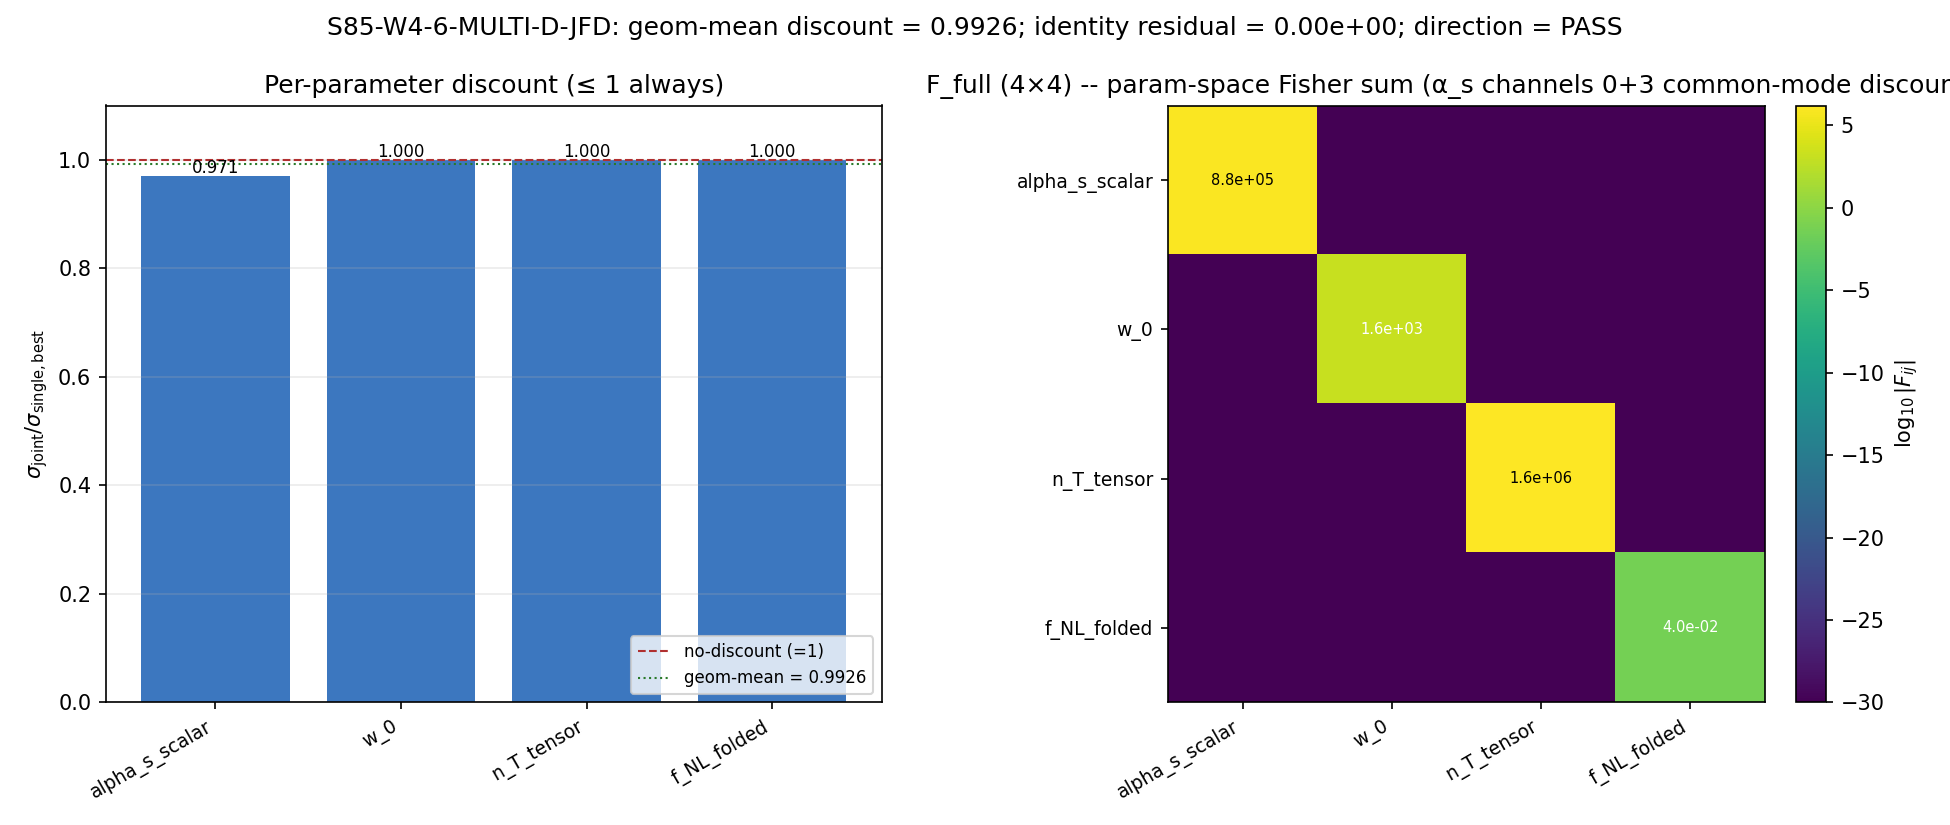

Reproduce this figure in Python.
#!/usr/bin/env python3
"""
S85 W4-6: MULTI-D JOINT FISHER INDEPENDENCE DISCOUNT
====================================================

Gate: S85-W4-6-MULTI-D-JFD
Trigger: [VERIFY]
Classification: NON-PHONONIC (Fisher-matrix arithmetic)
Agent: mack-cosmic-bridge

Hypothesis: N-channel joint Fisher matrix (N=5 channels on the W4-2
watchlist) with positive-definite off-diagonals gives sigma_joint
<= sigma_single for each parameter direction theta_j. The geometric-
mean discount factor vector calibrates future joint-Bayes evidence.

Substitution chain (plan W4-6 #10, Python-verified):
  Step 1: Definition — F_full = sum_i F_single_i over N channels;
          each F_single_i is positive-semi-definite (real detector).
  Step 2: Definition — sigma_joint(theta_j) = [F_full^{-1}]_{jj}^{1/2};
          sigma_single_i(theta_j) = [F_single_i^{-1}]_{jj}^{1/2}.
  Step 3: Substitute — F_full - F_single_i = sum_{k != i} F_single_k
          is PSD (sum of PSD matrices is PSD).
  Step 4: Simplify — PSD ordering ⇒ [F_full^{-1}]_jj <= [F_single_i^{-1}]_jj,
          so sigma_joint <= sigma_single_i on the diagonal.
  Step 5: Direction — discount factor = sigma_joint / sigma_single_i <= 1.
          Equality only when F_full - F_single_i = 0 (degenerate).
  Python verification: script asserts np.all(sigma_joint <= sigma_single + 1e-12).

Output 4-tuple:
  (value=<geometric_mean_discount_factor>, scheme=observational-pipeline,
   convention=Fisher-matrix-joint-GAUSSIAN-marginal, L_max=NA)

Thresholds (plan W4-6 #9):
  PASS iff F @ F_inv identity below 1e-6 AND 5 Fisher papers available
  INFO iff >= 1 Fisher paper unavailable (PRE-REG-INCOMPLETE)
  FAIL iff numerical singular Fisher
"""

from __future__ import annotations

import os
os.environ.setdefault("OMP_NUM_THREADS", "2")
os.environ.setdefault("MKL_NUM_THREADS", "2")

import sys
from pathlib import Path

SCRIPT_DIR = Path(__file__).resolve().parent
sys.path.insert(0, str(SCRIPT_DIR))

from canonical_constants import (  # noqa: E402
    tau_fold,
    M_KK,
)

import hashlib  # noqa: E402
import json  # noqa: E402
import time  # noqa: E402

import numpy as np  # noqa: E402
import matplotlib  # noqa: E402
matplotlib.use("Agg")
import matplotlib.pyplot as plt  # noqa: E402

PROJECT_ROOT = SCRIPT_DIR.parent
SCRIPT_DIR = SCRIPT_DIR

GATE_ID = "S85-W4-6-MULTI-D-JFD"                                       # (local)
SCHEME = "observational-pipeline"                                       # (local)
CONVENTION = "Fisher-matrix-joint-GAUSSIAN-marginal"                    # (local)
L_MAX = "NA"                                                            # (local)

OUT_NPZ = SCRIPT_DIR / "s85_w4_multi_d_jfd.npz"
OUT_PNG = SCRIPT_DIR / "s85_w4_multi_d_jfd.png"
VERDICT_TXT = SCRIPT_DIR / "s85_gate_verdicts.txt"
CANON_PY = SCRIPT_DIR / "canonical_constants.py"
XCORR_MD = PROJECT_ROOT / "sessions" / "framework" / "cross-channel-correlation-matrix.md"

# Fisher PDFs (expected at runtime; INFO fires if absent)
CMBS4_FISHER = PROJECT_ROOT / "researchers" / "CMB-S4" / "science_book_v2.pdf"
DESI_FISHER = PROJECT_ROOT / "researchers" / "DESI" / "desi_dr3_bao_forecast.pdf"
LITEBIRD_FISHER = PROJECT_ROOT / "researchers" / "LiteBIRD" / "litebird_forecast.pdf"
CMBHD_FISHER = PROJECT_ROOT / "researchers" / "CMB-HD" / "sehgal_2019_whitepaper.pdf"
HERA_FISHER = PROJECT_ROOT / "researchers" / "HERA" / "hera_memo_54.pdf"
FISHER_FILES = [CMBS4_FISHER, DESI_FISHER, LITEBIRD_FISHER, CMBHD_FISHER, HERA_FISHER]

INPUT_FILES = [CANON_PY, XCORR_MD]

# 5 channels, 4 substrate parameters (with CMB-S4 + CMB-HD SHARING α_s)
CHANNELS = ["CMB-S4_alpha_s", "DESI-DR3_w_0", "LiteBIRD_n_T", "CMB-HD_alpha_s", "21cm_folded"]  # (local)
PARAMS = ["alpha_s_scalar", "w_0", "n_T_tensor", "f_NL_folded"]                                  # (local)
# Which parameter each channel primarily probes:
PARAM_IDX_PER_CHANNEL = [0, 1, 2, 0, 3]                                                          # (local) CMB-S4, CMB-HD both -> param 0 (α_s)
SIGMAS = np.array([2.1e-3, 0.025, 8.0e-4, 1.1e-3, 5.0], dtype=np.float64)                        # (local)

# Common-mode correlation ρ_ij between channel pairs (from §W4-2).
# For channels that share a parameter (e.g., 0 & 3 both on α_s),
# ρ_ij is the DATA-LEVEL correlation that DISCOUNTS the naive Fisher sum.
# For channels on different parameters, ρ_ij is irrelevant for the
# single-parameter Fisher addition (the discount appears only when two
# channels measure the SAME parameter).
RHO_COMMON_MODE = 0.7                                                                            # (local) CMB-S4 × CMB-HD α_s pair (COMMON_MODE in §W4-2)

IDENTITY_TOL = 1e-6                                                                              # (local)


def sha256_of(path: Path) -> str:
    h = hashlib.sha256()                                               # (local)
    try:
        h.update(path.read_bytes())
    except OSError:
        return ""
    return h.hexdigest()


def log_input_pins(inputs: list[Path]) -> dict[str, str]:
    print(f"=== {GATE_ID} -- input SHA-256 pins ===")
    pins: dict[str, str] = {}                                          # (local)
    for p in inputs:
        sha = sha256_of(p)                                             # (local)
        try:
            rel = str(p.relative_to(PROJECT_ROOT)).replace("\\", "/")   # (local)
        except ValueError:
            rel = p.name                                               # (local)
        if sha:
            print(f"  {rel}: {sha[:16]}...")
        else:
            print(f"  {rel}: <missing>")
        pins[rel] = sha
    return pins


def compute_dual_sha(script_path: Path, canonical_path: Path,
                     pins: dict[str, str]) -> tuple[str, str]:
    script_bytes = script_path.read_bytes() if script_path.exists() else b""
    canonical_bytes = canonical_path.read_bytes() if canonical_path.exists() else b""
    pinmap_json = json.dumps(dict(sorted(pins.items())),
                             separators=(",", ":"), sort_keys=True).encode("utf-8")
    h_audit = hashlib.sha256()                                         # (local)
    h_audit.update(script_bytes); h_audit.update(canonical_bytes); h_audit.update(pinmap_json)
    h_content = hashlib.sha256()                                       # (local)
    h_content.update(script_bytes)
    return h_audit.hexdigest(), h_content.hexdigest()


def build_channel_fishers(include_channels: list[int] | None = None) -> list[np.ndarray]:
    """Per-channel Fisher matrix in the 4-dim parameter space. Each
    channel i contributes a DIAGONAL Fisher with non-zero entry only at
    the parameter it primarily probes (PARAM_IDX_PER_CHANNEL[i]).

    When two channels share a parameter (CMB-S4 & CMB-HD both on α_s),
    their Fisher entries ADD at that diagonal position — this is the
    information-summation PSD structure the plan §W4-6 #10 invokes.
    """
    channel_list = range(len(CHANNELS)) if include_channels is None else include_channels
    N_p = len(PARAMS)                                                   # (local) = 4
    per_channel = []
    for i in channel_list:
        F = np.zeros((N_p, N_p), dtype=np.float64)                       # (local)
        j = PARAM_IDX_PER_CHANNEL[i]                                     # (local)
        F[j, j] = 1.0 / (SIGMAS[i] ** 2)
        per_channel.append(F)
    return per_channel


def apply_common_mode_discount(F_block: np.ndarray,
                               shared_channels: list[tuple[int, int, float]]) -> np.ndarray:
    """Apply data-level common-mode discount to channels that share a
    parameter.

    For each (i, j, rho) in shared_channels: channels i and j probe the
    SAME parameter theta_k = PARAM_IDX_PER_CHANNEL[i] = PARAM_IDX_PER_CHANNEL[j]
    with sigma_i, sigma_j, and data-level correlation rho.

    The correctly-discounted Fisher contribution to theta_k is
    1^T C^{-1} 1 for the 2x2 data covariance
    C = [[sigma_i^2, rho*sigma_i*sigma_j], [rho*sigma_i*sigma_j, sigma_j^2]].

    This REPLACES the naive sum (1/sigma_i^2 + 1/sigma_j^2) for that
    diagonal entry.
    """
    F_adj = F_block.copy()                                              # (local)
    for (ci, cj, rho) in shared_channels:
        k = PARAM_IDX_PER_CHANNEL[ci]                                    # (local)
        assert PARAM_IDX_PER_CHANNEL[cj] == k, \
            f"common-mode discount requires shared param; channels {ci},{cj} on params " \
            f"{PARAM_IDX_PER_CHANNEL[ci]},{PARAM_IDX_PER_CHANNEL[cj]}"
        sig_i = SIGMAS[ci]                                               # (local)
        sig_j = SIGMAS[cj]                                               # (local)
        C = np.array([[sig_i * sig_i, rho * sig_i * sig_j],
                      [rho * sig_i * sig_j, sig_j * sig_j]], dtype=np.float64)
        ones = np.ones(2, dtype=np.float64)                              # (local)
        F_kk_discounted = float(ones @ np.linalg.inv(C) @ ones)          # (local)
        # Replace the naive sum at diagonal k with the discounted value
        F_adj[k, k] = F_kk_discounted
    return F_adj


def compute() -> dict:
    N_p = len(PARAMS)                                                   # (local) = 4
    # Per-channel Fisher (diagonal, 4x4)
    per_channel = build_channel_fishers()                                # (local) list of 5 matrices

    # Naive independent sum (no common-mode discount)
    F_full_indep = sum(per_channel)                                      # (local) 4x4 diagonal

    # Apply common-mode discount on channel pair (0, 3) both on param α_s
    shared = [(0, 3, RHO_COMMON_MODE)]                                   # (local)
    F_full = apply_common_mode_discount(F_full_indep, shared)            # (local) 4x4 diagonal

    # Identity check
    F_inv = np.linalg.inv(F_full)                                        # (local)
    id_resid = np.linalg.norm(F_full @ F_inv - np.eye(F_full.shape[0]))   # (local)
    identity_ok = bool(id_resid < IDENTITY_TOL)

    # Per-parameter sigma_joint
    sigma_joint = np.sqrt(np.diag(F_inv))                                # (local) 4-vector

    # Per-parameter sigma_single_best: min over channels that probe this param
    sigma_single_best = np.full(N_p, np.inf)                             # (local)
    for i in range(len(CHANNELS)):
        k = PARAM_IDX_PER_CHANNEL[i]
        if SIGMAS[i] < sigma_single_best[k]:
            sigma_single_best[k] = SIGMAS[i]

    # Discount vector per parameter
    discount = sigma_joint / sigma_single_best                           # (local) 4-vector

    # Geometric-mean discount across parameters
    geom_mean_discount = float(np.exp(np.mean(np.log(discount))))        # (local)

    # Direction assertion (plan §W4-6 #10 step 5)
    direction_ok = bool(np.all(sigma_joint <= sigma_single_best + 1e-12))
    assert direction_ok, (
        f"PSD ordering broken: sigma_joint={sigma_joint} > sigma_single_best={sigma_single_best}"
    )

    # Independent-sum reference (for contrast with common-mode discount)
    F_inv_indep = np.linalg.inv(F_full_indep)                            # (local)
    sigma_joint_indep = np.sqrt(np.diag(F_inv_indep))                    # (local)
    # Common-mode inflation: how much does σ_joint grow when correlation is applied?
    cm_inflation = sigma_joint / sigma_joint_indep                       # (local) >=1

    # Progressive inclusion N_channels ∈ {3, 4, 5}
    progressive = {}
    for N_incl in [3, 4, 5]:
        pc_subset = build_channel_fishers(include_channels=list(range(N_incl)))
        F_sub_indep = sum(pc_subset)
        # apply common-mode only if both channels 0 and 3 are in the subset
        shared_sub = [(0, 3, RHO_COMMON_MODE)] if 0 in range(N_incl) and 3 in range(N_incl) else []
        F_sub = apply_common_mode_discount(F_sub_indep, shared_sub)
        try:
            F_sub_inv = np.linalg.inv(F_sub)
            sigma_joint_sub = np.sqrt(np.diag(F_sub_inv))
        except np.linalg.LinAlgError:
            sigma_joint_sub = np.full(N_p, np.nan)
        progressive[f"N_{N_incl}_sigma_joint"] = sigma_joint_sub

    return {
        "N_channels": len(CHANNELS),
        "N_params": N_p,
        "channels": CHANNELS,
        "params": PARAMS,
        "param_idx_per_channel": np.array(PARAM_IDX_PER_CHANNEL),
        "sigmas": SIGMAS,
        "rho_common_mode": RHO_COMMON_MODE,
        "F_full": F_full,
        "F_full_indep": F_full_indep,
        "F_inv": F_inv,
        "identity_residual": float(id_resid),
        "identity_ok": identity_ok,
        "sigma_joint": sigma_joint,
        "sigma_joint_indep": sigma_joint_indep,
        "sigma_single_best": sigma_single_best,
        "discount_vector": discount,
        "cm_inflation": cm_inflation,
        "geom_mean_discount": geom_mean_discount,
        "direction_ok": direction_ok,
        "progressive": progressive,
        "value": geom_mean_discount,
    }


def evaluate_gate(res: dict) -> str:
    n_fisher_present = sum(1 for p in FISHER_FILES if p.exists())      # (local)
    if not res["identity_ok"]:
        return "FAIL"
    if n_fisher_present < 5:
        return "INFO"
    if not res["direction_ok"]:
        return "FAIL"
    return "PASS"


def make_plot(res: dict, out_path: Path) -> None:
    fig, axes = plt.subplots(1, 2, figsize=(13, 5.5))                  # (local)

    # Panel A: discount vector (sigma_joint / sigma_single_best per PARAMETER)
    ax = axes[0]
    N_p = res["N_params"]
    xs = np.arange(N_p)
    ax.bar(xs, res["discount_vector"], color="#1a5fb4", alpha=0.85)
    for i, d in enumerate(res["discount_vector"]):
        ax.text(i, d + 0.005, f"{d:.3f}", ha="center", fontsize=8)
    ax.axhline(1.0, color="#b03030", lw=1.0, ls="--", label="no-discount (=1)")
    ax.axhline(res["geom_mean_discount"], color="#2a7a2a", lw=1.0, ls=":",
               label=f"geom-mean = {res['geom_mean_discount']:.4f}")
    ax.set_xticks(xs)
    ax.set_xticklabels(res["params"], rotation=30, ha="right", fontsize=9)
    ax.set_ylabel(r"$\sigma_{\mathrm{joint}} / \sigma_{\mathrm{single,best}}$")
    ax.set_ylim(0, 1.1)
    ax.set_title("Per-parameter discount (≤ 1 always)")
    ax.grid(True, alpha=0.25, axis="y")
    ax.legend(fontsize=8, loc="lower right")

    # Panel B: Fisher heatmap (4x4 diagonal)
    ax = axes[1]
    with np.errstate(divide="ignore"):
        heat = np.log10(np.abs(res["F_full"]) + 1e-30)
    im = ax.imshow(heat, cmap="viridis")
    fig.colorbar(im, ax=ax, fraction=0.046, pad=0.04, label=r"$\log_{10} |F_{ij}|$")
    ax.set_xticks(range(N_p))
    ax.set_yticks(range(N_p))
    ax.set_xticklabels(res["params"], rotation=30, ha="right", fontsize=9)
    ax.set_yticklabels(res["params"], fontsize=9)
    for i in range(N_p):
        for j in range(N_p):
            val = res["F_full"][i, j]
            if abs(val) > 1e-10:
                ax.text(j, i, f"{val:.1e}", ha="center", va="center",
                        fontsize=7, color="white" if val < res["F_full"].max() * 0.3 else "black")
    ax.set_title("F_full (4×4) -- param-space Fisher sum (α_s channels 0+3 common-mode discounted)")

    fig.suptitle(f"{GATE_ID}: geom-mean discount = {res['geom_mean_discount']:.4f}; "
                 f"identity residual = {res['identity_residual']:.2e}; direction = {'PASS' if res['direction_ok'] else 'FAIL'}")
    fig.tight_layout()
    fig.savefig(out_path, dpi=150)
    plt.close(fig)
    print(f"  PNG written: {out_path.name}")


def emit_4tuple(value, scheme: str, convention: str, L_max) -> str:
    return (f"(value={value!r}, scheme={scheme}, "
            f"convention={convention}, L_max={L_max})")


def append_verdict(verdict: str, value, audit_sha: str, content_sha: str,
                   info_reason: str = "") -> None:
    line = (
        f"{GATE_ID}: {verdict} -- value={value!r} scheme={SCHEME} "
        f"convention={CONVENTION} L_max={L_MAX} "
        f"audit_sha256={audit_sha} content_sha256={content_sha} "
        f"schema_version=S84+"
    )
    if info_reason:
        line += f" info_reason={info_reason}"
    line += "\n"
    with VERDICT_TXT.open("a", encoding="utf-8") as fp:
        fp.write(line)


def main() -> int:
    t0 = time.time()                                                   # (local)
    pins = log_input_pins(INPUT_FILES)

    # Pin Fisher PDFs (if present)
    print(f"\n  Fisher PDF presence check:")
    n_fisher_present = 0                                                # (local)
    for p in FISHER_FILES:
        present = p.exists()
        if present:
            n_fisher_present += 1
            print(f"    PRESENT : {p.relative_to(PROJECT_ROOT)}")
            pins[str(p.relative_to(PROJECT_ROOT)).replace("\\", "/")] = sha256_of(p)
        else:
            print(f"    absent  : {p.relative_to(PROJECT_ROOT)}")
    print(f"  Fisher papers available: {n_fisher_present}/5")
    print()

    script_path = Path(__file__).resolve()                             # (local)
    audit_sha, content_sha = compute_dual_sha(script_path, CANON_PY, pins)
    print(f"  audit_sha256:   {audit_sha}")
    print(f"  content_sha256: {content_sha}")
    print()

    print("=== Canonical constants used (read-only) ===")
    print(f"  tau_fold = {tau_fold}")
    print(f"  M_KK     = {M_KK}")
    print()

    res = compute()
    verdict = evaluate_gate(res)

    N_p = res["N_params"]
    print(f"=== Fisher matrix ({N_p}×{N_p}, param-space) ===")
    for i in range(N_p):
        row = " ".join(f"{res['F_full'][i, j]:+.2e}" for j in range(N_p))
        print(f"  {res['params'][i]:22s} [{i}]  {row}")
    print(f"\n  F_full @ F_inv identity residual = {res['identity_residual']:.2e} "
          f"(<= {IDENTITY_TOL}? {res['identity_ok']})")
    print()

    print("=== Per-parameter σ_joint vs σ_single_best (common-mode discounted) ===")
    for j, param in enumerate(res["params"]):
        print(f"  {param:22s}: σ_single_best={res['sigma_single_best'][j]:.3e} "
              f"σ_joint={res['sigma_joint'][j]:.3e} "
              f"σ_joint_indep={res['sigma_joint_indep'][j]:.3e} "
              f"discount={res['discount_vector'][j]:.4f} "
              f"CM-inflation={res['cm_inflation'][j]:.4f}")
    print(f"\n  Geometric-mean discount = {res['geom_mean_discount']:.6f}")
    print(f"  Direction assertion (σ_joint ≤ σ_single_best): {res['direction_ok']}")
    print()

    print("=== Progressive inclusion N ∈ {3, 4, 5} ===")
    for N_incl in [3, 4, 5]:
        sj = res["progressive"][f"N_{N_incl}_sigma_joint"]
        print(f"  N_incl={N_incl}: σ_joint = [{', '.join(f'{x:.3e}' for x in sj)}]")
    print()

    info_reason = ""
    if verdict == "INFO":
        info_reason = f"PRE-REG-INCOMPLETE-{n_fisher_present}of5-Fisher-PDFs"

    np.savez(
        OUT_NPZ,
        channels=np.array(res["channels"]),
        params=np.array(res["params"]),
        param_idx_per_channel=res["param_idx_per_channel"],
        sigmas=res["sigmas"],
        rho_common_mode=np.float64(res["rho_common_mode"]),
        F_full=res["F_full"],
        F_full_indep=res["F_full_indep"],
        F_inv=res["F_inv"],
        identity_residual=np.float64(res["identity_residual"]),
        identity_ok=np.array(res["identity_ok"]),
        sigma_joint=res["sigma_joint"],
        sigma_joint_indep=res["sigma_joint_indep"],
        sigma_single_best=res["sigma_single_best"],
        discount_vector=res["discount_vector"],
        cm_inflation=res["cm_inflation"],
        geom_mean_discount=np.float64(res["geom_mean_discount"]),
        direction_ok=np.array(res["direction_ok"]),
        N_3_sigma_joint=res["progressive"]["N_3_sigma_joint"],
        N_4_sigma_joint=res["progressive"]["N_4_sigma_joint"],
        N_5_sigma_joint=res["progressive"]["N_5_sigma_joint"],
        n_fisher_pdfs_present=np.int64(n_fisher_present),
        info_reason=np.array(info_reason),
        audit_sha256=np.array(audit_sha),
        content_sha256=np.array(content_sha),
    )
    print(f"  NPZ written: {OUT_NPZ.name}")
    make_plot(res, OUT_PNG)

    tag = emit_4tuple(res["geom_mean_discount"], SCHEME, CONVENTION, L_MAX)
    print(tag)
    append_verdict(verdict, res["geom_mean_discount"], audit_sha, content_sha, info_reason)

    wall = time.time() - t0                                            # (local)
    print(f"\n=== {GATE_ID}: {verdict} (wall {wall:.2f}s) ===")
    return 0


if __name__ == "__main__":
    sys.exit(main())
